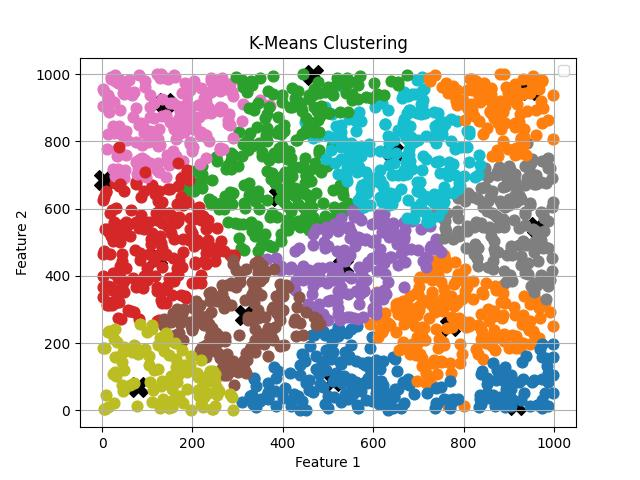

Write Python code to recreate this figure.
import numpy as np
import matplotlib.pyplot as plt

"""
样本数据结构: 二维numpy数组, 每一行即为一个样本
聚类中心数据结构:二维numpy数组, 每一行即为一个聚类中心
分类结果数据结构:二维numpy数组,每一行属于一个类, 行标与聚类中心数组的行标一致
                每一列存储对应样本数组的下标。
"""

threshold = 250

# 基于欧氏距离
# 返回值：(是否为一个新的聚类中心，聚类中心的下标)
def calcu_dis(centers, sample, threshold) -> list:
    dis_list = []
    result = [False, -1]
    # print(f"centers {centers}")
    # 距离计算
    for center in centers:
        distance = np.sqrt(np.sum((center-sample)**2))
        dis_list.append(distance)
    # 判断是否形成新的聚类中心
    # print(dis_list)
    for dis in dis_list:
        if dis < threshold:
            result[0] = False
            break
        else:
            result[0] = True

    if result[0] == False:
        index = dis_list.index(min(dis_list))
        result[1] = index
    
    return result

# colors = []

num = 0

def draw_picture(classify:dict, sample_array:np.ndarray):
    global num
    center_indexs = [int(x) for x in classify.keys()] 
    # print(f"index {center_indexs}")
    for i in center_indexs:
        plt.scatter(sample_array[i][0], sample_array[i][1], s=200, c='k', marker='X')
    sample_list_total = list(classify.values())
    sample_list_one = [j for i in sample_list_total for j in i]
    try:
        for sample_list in sample_list_total:
            plt.scatter(sample_array[sample_list, 0], sample_array[sample_list, 1], s=60)
            num += 1

    except IndexError as e:
        print(e)


    plt.title('K-Means Clustering')
    plt.legend()
    plt.xlabel('Feature 1')
    plt.ylabel('Feature 2')
    plt.grid(True)
    plt.savefig("近邻聚类算法.jpg")
    plt.show()

# 样本生成
sample_array = np.random.randint(low=0, high=1000, size=(2000,2), dtype=np.int32)

# 第一个聚类中心选择
first_center_index = np.random.randint(low=0, high=2000, size=1, dtype=np.int32)
first_center = sample_array[first_center_index[0]]

# 聚类中心数组初始化   key---代表聚类中心在样本数组中的下标  value---是一个list，代表哪些元素在聚类中心中
center_array = first_center
temp = []
temp.append(center_array)
center_array = temp
classify = {str(first_center_index[0]):[]}

num = 0
for sample in sample_array:
    result = calcu_dis(center_array, sample, threshold)
    if(result[0] == True):  # 若为一个新的聚类中心
        new_center = sample
        # print(f"new center {new_center}")
        center_array = np.vstack((center_array, new_center))
        classify[str(num)] = []
    else:                   # 根据返回的属于哪个类的下标进行处理
        keys = list(classify.keys())
        # print(f"keys {keys} type {type(keys)}")
        key = keys[result[1]]
        classify[key].append(num)
        # pass
    num += 1

draw_picture(classify, sample_array)